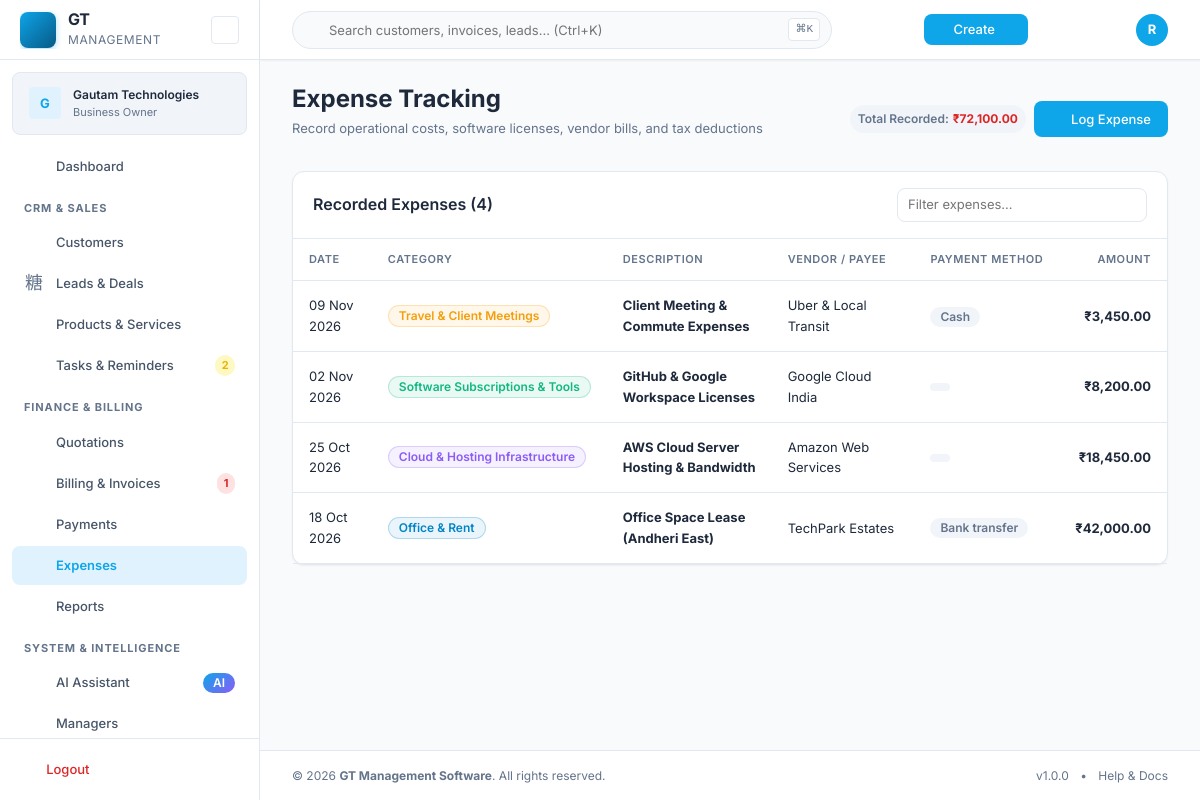
/expenses.php (signed in), run on the app's committed database.
### tables this page shows
CREATE TABLE `expenses` (
  `id` INT UNSIGNED AUTO_INCREMENT PRIMARY KEY,
  `business_id` INT UNSIGNED NOT NULL,
  `category_id` INT UNSIGNED DEFAULT NULL,
  `expense_date` DATE NOT NULL,
  `description` VARCHAR(500) NOT NULL,
  `amount` DECIMAL(15,2) NOT NULL,
  `method` ENUM('cash','bank_transfer','upi','card','cheque','other') DEFAULT 'cash',
  `vendor` VARCHAR(255) DEFAULT NULL,
  `reference` VARCHAR(255) DEFAULT NULL,
  `receipt_path` VARCHAR(500) DEFAULT NULL,
  `notes` TEXT DEFAULT NULL,
  `status` ENUM('active','archived') DEFAULT 'active',
  `is_demo` TINYINT(1) DEFAULT 0,
  `created_by` INT UNSIGNED DEFAULT NULL,
  `created_at` TIMESTAMP DEFAULT CURRENT_TIMESTAMP,
  `updated_at` TIMESTAMP DEFAULT CURRENT_TIMESTAMP ON UPDATE CURRENT_TIMESTAMP,
  INDEX `idx_expenses_business` (`business_id`),
  INDEX `idx_expenses_date` (`expense_date`),
  INDEX `idx_expenses_category` (`category_id`),
  FOREIGN KEY (`business_id`) REFERENCES `businesses`(`id`) ON DELETE CASCADE,
  FOREIGN KEY (`category_id`) REFERENCES `expense_categories`(`id`) ON DELETE SET NULL,
  FOREIGN KEY (`created_by`) REFERENCES `users`(`id`) ON DELETE SET NULL
);

CREATE TABLE `expense_categories` (
  `id` INT UNSIGNED AUTO_INCREMENT PRIMARY KEY,
  `business_id` INT UNSIGNED NOT NULL,
  `name` VARCHAR(100) NOT NULL,
  `color` VARCHAR(10) DEFAULT '#64748B',
  `is_demo` TINYINT(1) DEFAULT 0,
  UNIQUE KEY `uk_expense_cat` (`business_id`, `name`),
  FOREIGN KEY (`business_id`) REFERENCES `businesses`(`id`) ON DELETE CASCADE
);

### includes/auth.php (called while the page is built, shortened)
<?php
class Auth {
    public static function businessId(): ?int {
        return $_SESSION['business_id'] ?? null;
    }
    public static function isOwner(): bool {
        return !empty($_SESSION['is_owner']);
    }
}

### includes/db.php (called while the page is built, shortened)
<?php
class Database {
    private static ?PDO $instance = null;
    public static function getInstance(): PDO {
        if (self::$instance === null) {
            $config = require GT_ROOT . '/config/config.php';
            $dsn = sprintf(
                'mysql:host=%s;port=%d;dbname=%s;charset=%s',
                $config['db_host'],
                $config['db_port'],
                $config['db_name'],
                $config['db_charset']
            );
            try {
                self::$instance = new PDO($dsn, $config['db_user'], $config['db_pass'], [
                    PDO::ATTR_ERRMODE            => PDO::ERRMODE_EXCEPTION,
                    PDO::ATTR_DEFAULT_FETCH_MODE => PDO::FETCH_ASSOC,
                    PDO::ATTR_EMULATE_PREPARES   => false,
                    PDO::MYSQL_ATTR_INIT_COMMAND => "SET NAMES utf8mb4 COLLATE utf8mb4_unicode_ci",
                ]);
            } catch (PDOException $e) {
                if ($config['debug']) {
                    throw $e;
                }
                error_log('Database connection failed: ' . $e->getMessage());
                die('Database connection error. Please check configuration.');
            }
        }
        return self::$instance;
    }
    public static function query(string $sql, array $params = []): PDOStatement {
        $stmt = self::getInstance()->prepare($sql);
        $stmt->execute($params);
        return $stmt;
    }
    public static function fetchAll(string $sql, array $params = []): array {
        return self::query($sql, $params)->fetchAll();
    }
}

### includes/formatting.php (called while the page is built, shortened)
<?php
function formatCurrency(float $amount, ?string $symbol = null): string {
    $defaults = require GT_ROOT . '/config/defaults.php';
    $regional = $defaults['regional'];
    $symbol = $symbol ?? $regional['currency_symbol'];
    if (($regional['number_system'] ?? 'indian') === 'indian') {
        return $symbol . formatIndianNumber($amount);
    }
    return $symbol . number_format($amount, 2, $regional['decimal_separator'], $regional['thousand_separator']);
}
function formatIndianNumber(float $number, int $decimals = 2): string {
    $isNegative = $number < 0;
    $number = abs($number);
    $parts = explode('.', number_format($number, $decimals, '.', ''));
    $intPart = $parts[0];
    $decPart = $parts[1] ?? str_repeat('0', $decimals);
    $len = strlen($intPart);
    if ($len <= 3) {
        $formatted = $intPart;
    } else {
        $lastThree = substr($intPart, -3);
        $remaining = substr($intPart, 0, $len - 3);
        $formatted = preg_replace('/\B(?=(\d{2})+(?!\d))/', ',', $remaining) . ',' . $lastThree;
    }
    $result = $formatted . ($decimals > 0 ? '.' . $decPart : '');
    return $isNegative ? '-' . $result : $result;
}
function formatDate(?string $date, ?string $format = null): string {
    $defaults = require GT_ROOT . '/config/defaults.php';
    $format = $format ?? $defaults['regional']['date_format'];
    $ts = strtotime($date);
    return $ts ? date($format, $ts) : '—';
}

### includes/permissions.php (called while the page is built, shortened)
<?php
class Permissions {
    public static function has(string $permissionKey): bool {
        if (Auth::isOwner()) return true;
        $perms = self::load();
        return in_array($permissionKey, $perms, true);
    }
}

### includes/functions.php (called while the page is built, shortened)
<?php
function e(?string $value): string {
    return htmlspecialchars($value ?? '', ENT_QUOTES, 'UTF-8');
}

### expenses.php (the view, shortened to what this page needs)
<?php
$businessId = Auth::businessId();
$expenses = Database::fetchAll(
    "SELECT e.*, c.name as category_name, c.color as category_color
     FROM expenses e
     JOIN expense_categories c ON e.category_id = c.id
     WHERE e.business_id = ? AND e.status = 'active'
     ORDER BY e.expense_date DESC",
    [$businessId]
);
$totalExpenses = array_sum(array_column($expenses, 'amount'));
require GT_ROOT . '/includes/header.php';
?>
<div class="page-header d-flex justify-between align-center mb-4">
    <div>
        <h1 class="page-title">Expense Tracking</h1>
        <p class="page-subtitle">Record operational costs, software licenses, vendor bills, and tax deductions</p>
    </div>
    <div class="page-header-actions d-flex gap-2 align-center">
        <div class="badge badge-subtle p-2">
            <span class="text-xs text-muted">Total Recorded:</span>
            <strong class="text-danger ml-1"><?= formatCurrency($totalExpenses) ?></strong>
        </div>
        <?php if (Permissions::has('expenses.create')): ?>
        <button type="button" class="btn btn-primary" data-modal-target="log-expense-modal">
            <i class="ti ti-plus mr-1"></i> Log Expense
        </button>
        <?php endif; ?>
    </div>
</div>
<div class="card">
    <div class="card-header d-flex justify-between align-center">
        <h3 class="card-title">Recorded Expenses (<?= count($expenses) ?>)</h3>
        <div style="width: 250px;">
            <input type="text" class="form-input form-input-sm" placeholder="Filter expenses..." data-table-filter="#expenses-table">
        </div>
    </div>
    <div class="card-body p-0">
        <?php if (empty($expenses)): ?>
            <div class="empty-state p-5 text-center">
                <i class="ti ti-wallet text-4xl text-muted mb-2"></i>
                <h3>No Expenses Recorded</h3>
                <p class="text-muted text-sm mb-3">Keep track of vendor disbursements and operating overheads.</p>
                <?php if (Permissions::has('expenses.create')): ?>
                <button type="button" class="btn btn-primary btn-sm" data-modal-target="log-expense-modal">
                    <i class="ti ti-plus mr-1"></i> Log First Expense
                </button>
                <?php endif; ?>
            </div>
        <?php else: ?>
            <div class="table-responsive">
                <table class="data-table" id="expenses-table">
                    <thead>
                        <tr>
                            <th>Date</th>
                            <th>Category</th>
                            <th>Description</th>
                            <th>Vendor / Payee</th>
                            <th>Payment Method</th>
                            <th class="text-right">Amount</th>
                        </tr>
                    </thead>
                    <tbody>
                        <?php foreach ($expenses as $ex): ?>
                        <tr>
                            <td><?= formatDate($ex['expense_date']) ?></td>
                            <td>
                                <span class="badge" style="background-color: <?= e($ex['category_color']) ?>15; color: <?= e($ex['category_color']) ?>; border: 1px solid <?= e($ex['category_color']) ?>40;">
                                    <?= e($ex['category_name']) ?>
                                </span>
                            </td>
                            <td><strong><?= e($ex['description']) ?></strong></td>
                            <td><?= e($ex['vendor'] ?: '—') ?></td>
                            <td><span class="badge badge-subtle"><?= ucfirst(str_replace('_', ' ', $ex['method'])) ?></span></td>
                            <td class="text-right font-bold text-danger">
                                <?= formatCurrency($ex['amount']) ?>
                            </td>
                        </tr>
                        <?php endforeach; ?>
                    </tbody>
                </table>
            </div>
        <?php endif; ?>
    </div>
</div>
<?php require GT_ROOT . '/includes/footer.php'; ?>

### assets/css/global.css (style rules this page uses)
:root { --color-primary: #0EA5E9; --color-primary-hover: #0284C7; --color-primary-light: #E0F2FE; --color-primary-dark: #075985; --color-secondary: #075985; --color-accent: #0284C7; --color-bg: #F8FAFC; --color-surface: #FFFFFF; --color-surface-hover: #F1F5F9; --color-sidebar-bg: #FFFFFF; --color-card-bg: #FFFFFF; --color-text: #1E293B; --color-text-secondary: #475569; --color-text-muted: #64748B; --color-text-inverse: #FFFFFF; --color-border: #E2E8F0; --color-border-hover: #CBD5E1; --color-border-light: #F1F5F9; --color-success: #16A34A; --color-success-light: #DCFCE7; --color-warning: #EAB308; --color-warning-light: #FEF9C3; --color-error: #DC2626; --color-error-light: #FEE2E2; --color-info: #0EA5E9; --color-info-light: #E0F2FE; --font-family: 'Inter', -apple-system, BlinkMacSystemFont, 'Segoe UI', Roboto, sans-serif; --font-mono: 'JetBrains Mono', 'Fira Code', monospace; --font-size-xs: 0.75rem; --font-size-sm: 0.8125rem; --font-size-base: 0.875rem; --font-size-md: 1rem; --font-size-lg: 1.125rem; --font-size-xl: 1.25rem; --font-size-2xl: 1.5rem; --font-size-3xl: 1.875rem; --font-size-4xl: 2.25rem; --font-weight-normal: 400; --font-weight-medium: 500; --font-weight-semibold: 600; --font-weight-bold: 700; --line-height: 1.6; --line-height-tight: 1.3; --space-1: 0.25rem; --space-2: 0.5rem; --space-3: 0.75rem; --space-4: 1rem; --space-5: 1.25rem; --space-6: 1.5rem; --space-8: 2rem; --space-10: 2.5rem; --space-12: 3rem; --sidebar-width: 260px; --sidebar-compact-width: 72px; --topbar-height: 60px; --content-max-width: 1400px; --radius-sm: 4px; --radius: 8px; --radius-lg: 12px; --radius-xl: 16px; --radius-full: 9999px; --shadow-sm: 0 1px 2px rgba(0, 0, 0, 0.05); --shadow: 0 1px 3px rgba(0, 0, 0, 0.08), 0 1px 2px rgba(0, 0, 0, 0.04); --shadow-md: 0 4px 6px -1px rgba(0, 0, 0, 0.08), 0 2px 4px -2px rgba(0, 0, 0, 0.05); --shadow-lg: 0 10px 15px -3px rgba(0, 0, 0, 0.08), 0 4px 6px -4px rgba(0, 0, 0, 0.04); --shadow-xl: 0 20px 25px -5px rgba(0, 0, 0, 0.1), 0 8px 10px -6px rgba(0, 0, 0, 0.05); --transition-fast: 150ms ease; --transition: 200ms ease; --transition-slow: 300ms ease; --z-dropdown: 100; --z-sticky: 200; --z-overlay: 300; --z-modal: 400; --z-toast: 500; --z-tooltip: 600; }
*, *::before, *::after { box-sizing: border-box; margin: 0; padding: 0; }
html { font-size: 16px; -webkit-text-size-adjust: 100%; scroll-behavior: smooth; }
body { font-family: var(--font-family); font-size: var(--font-size-base); line-height: var(--line-height); color: var(--color-text); background-color: var(--color-bg); -webkit-font-smoothing: antialiased; -moz-osx-font-smoothing: grayscale; overflow-x: hidden; }
h1, h2, h3, h4, h5, h6 { font-weight: var(--font-weight-semibold); line-height: var(--line-height-tight); color: var(--color-text); }
h1 { font-size: var(--font-size-3xl); }
h3 { font-size: var(--font-size-xl); }
p { margin-bottom: var(--space-4); }
table { border-collapse: collapse; width: 100%; }
input, select, textarea, button { font-family: inherit; font-size: inherit; line-height: inherit; }
button { cursor: pointer; }
.text-right { text-align: right; }
.text-muted { color: var(--color-text-muted); }
.text-xs { font-size: var(--font-size-xs); }
.font-bold { font-weight: var(--font-weight-bold); }
.mb-4 { margin-bottom: var(--space-4); }
.p-2 { padding: var(--space-2); }
.d-flex { display: flex; }
.justify-between { justify-content: space-between; }
.gap-2 { gap: var(--space-2); }

### data on the page
expenses: expense_date "09 Nov 2026", category.name "Travel & Client Meetings", description "Client Meeting & Commute Expenses", vendor "Uber & Local Transit", method "Cash", amount "₹3,450.00"
expenses: expense_date "02 Nov 2026", category.name "Software Subscriptions & Tools", description "GitHub & Google Workspace Licenses", vendor "Google Cloud India", amount "₹8,200.00"
expenses: expense_date "25 Oct 2026", category.name "Cloud & Hosting Infrastructure", description "AWS Cloud Server Hosting & Bandwidth", vendor "Amazon Web Services", amount "₹18,450.00"
expenses: expense_date "18 Oct 2026", category.name "Office & Rent", description "Office Space Lease (Andheri East)", vendor "TechPark Estates", method "Bank transfer", amount "₹42,000.00"

### other printed values
substr(e($businessName), 0, 1) "G"
truncate($businessName, 22) "Gautam Technologies"
$pendingTasksCount "2"
$overdueInvoicesCount "1"
$userInitial "R"
formatCurrency($totalExpenses) "₹72,100.00"
count($expenses) "4"
APP_NAME "GT Management Software"
APP_VERSION "1.0.0"
